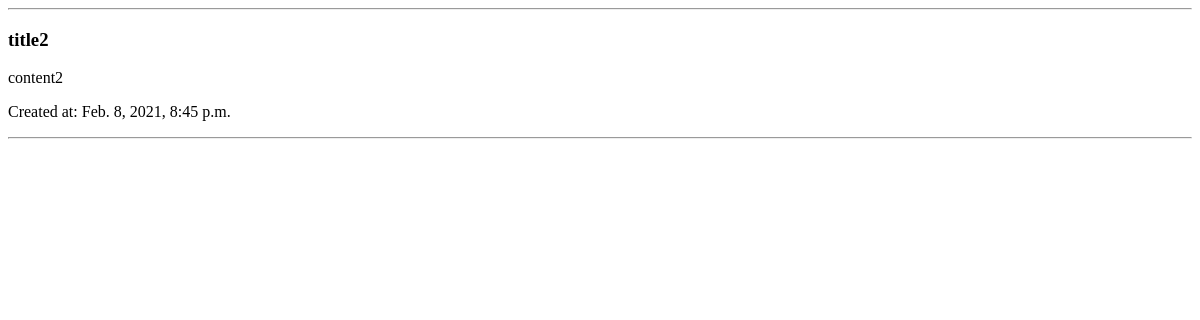
Before: /news/ with the older database file.
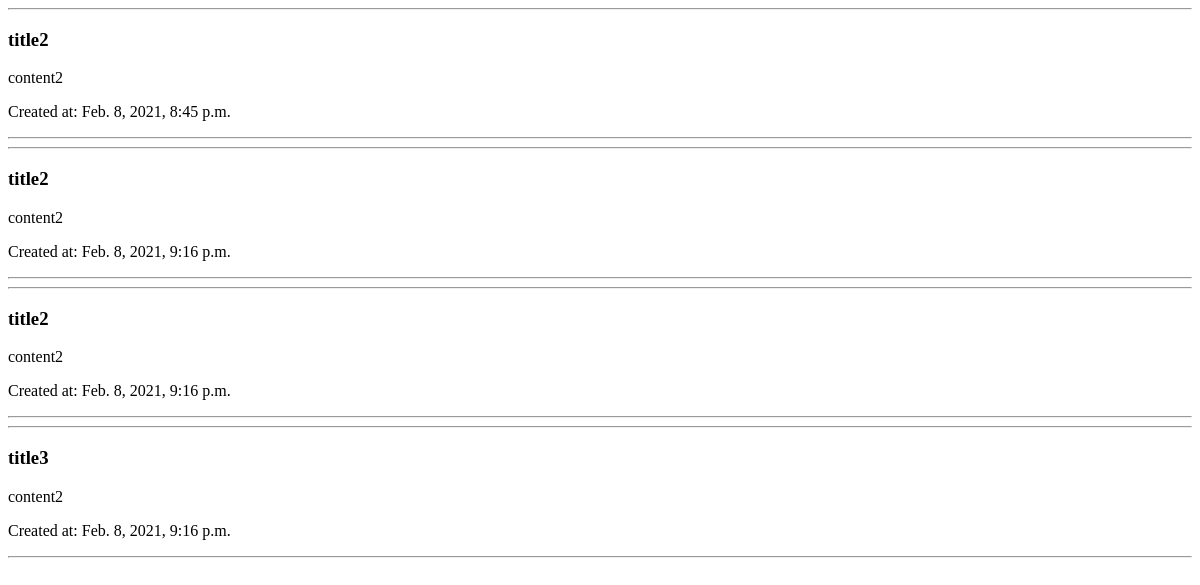
After: the same page with the newer database file.
### news/models.py (models this page shows, shortened)
class News(models.Model):
    title = models.CharField(max_length=255)
    content = models.TextField(blank=True)
    created_at = models.DateTimeField(auto_now_add=True)
    updated_at = models.DateTimeField(auto_now=True)
    photo = models.ImageField(upload_to='photos/%Y/%m/%d/')
    is_published = models.BooleanField(default=True)
    class Meta:
        verbose_name = 'Nowość'
        verbose_name_plural = 'Nowości'

### news/views.py (the view)
# urls.py: path('', index),
def index(request):
    news = News.objects.all();
    return render(request, 'news/index.html', {'news': news, 'title': 'News List'})

### news/templates/news/index.html (shortened to what this page needs)
<!DOCTYPE html>
<html lang="en">
<head>
</head>
<body>
{% for item in news %}
    <div>
        <hr>
        <h3>{{ item.title }}</h3>
        <p>{{ item.content }}</p>
        <p>Created at: {{ item.created_at }}</p>
        <hr>
    </div>
{% endfor %}
</body>
</html>

Changed rows visible on the page:
added News: title "title2", content "content2", created_at "Feb. 8, 2021, 9:16 p.m."
added News: title "title2", content "content2", created_at "Feb. 8, 2021, 9:16 p.m."
added News: title "title3", content "content2", created_at "Feb. 8, 2021, 9:16 p.m."
